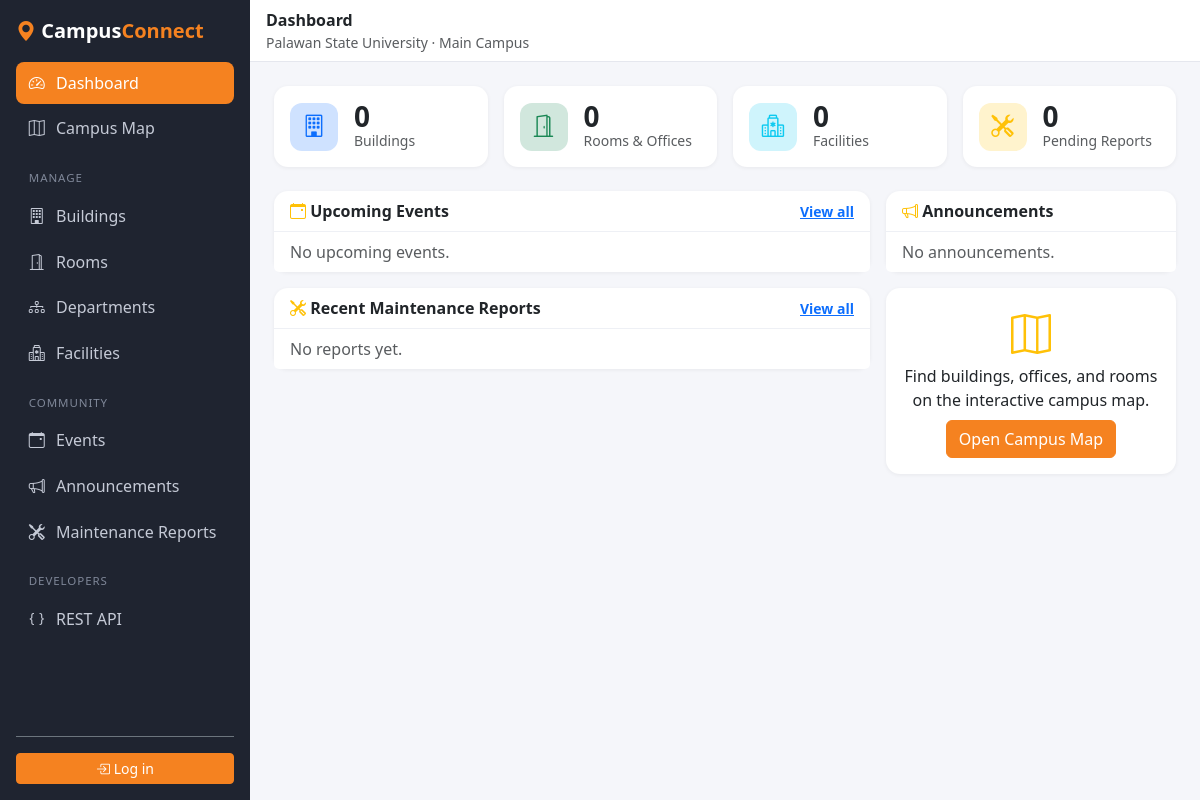
The app's page /, older data.
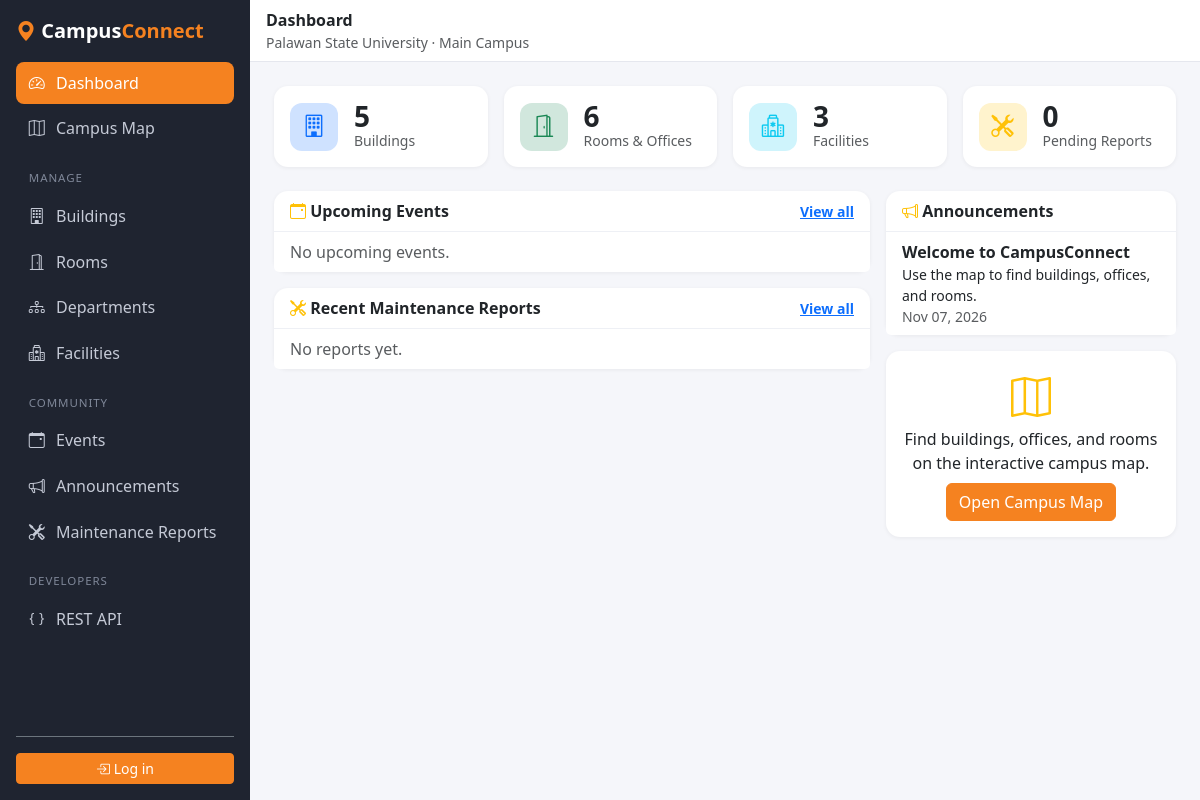
The same page, newer data.
### campus/models.py (models this page shows, shortened)
class Announcement(models.Model):
    title = models.CharField(max_length=150)
    body = models.TextField()
    posted_at = models.DateTimeField(auto_now_add=True)
    posted_by = models.ForeignKey(
        settings.AUTH_USER_MODEL, on_delete=models.SET_NULL, null=True, related_name='announcements',
    )
    class Meta:
        ordering = ['-posted_at']

### campus/dashboard.py (the view)
# urls.py: path('', dashboard.dashboard_view, name='dashboard'),
def dashboard_view(request):
    now = timezone.now()
    context = {
        'building_count': Building.objects.count(),
        'room_count': Room.objects.count(),
        'facility_count': Facility.objects.count(),
        'pending_reports': MaintenanceReport.objects.filter(status='pending').count(),
        'upcoming_events': (
            Event.objects.filter(date_end__gte=now)
            .select_related('building')[:5]
        ),
        'announcements': Announcement.objects.all()[:5],
        'recent_reports': (
            MaintenanceReport.objects
            .select_related('room', 'facility')[:5]
        ),
    }
    return render(request, 'campus/dashboard.html', context)

### campus/templates/campus/dashboard.html (shortened to what the changed rows need)
{% extends 'campus/base.html' %}
{% block content %}
<div class="row g-3 mb-4">
  <div class="col-6 col-xl-3">
    <div class="card stat-card"><div class="card-body d-flex align-items-center gap-3">
      <div><div class="fs-3 fw-bold lh-1">{{ building_count }}</div><div class="text-muted small">Buildings</div></div>
    </div></div>
  </div>
  <div class="col-6 col-xl-3">
    <div class="card stat-card"><div class="card-body d-flex align-items-center gap-3">
      <div><div class="fs-3 fw-bold lh-1">{{ room_count }}</div><div class="text-muted small">Rooms &amp; Offices</div></div>
    </div></div>
  </div>
  <div class="col-6 col-xl-3">
    <div class="card stat-card"><div class="card-body d-flex align-items-center gap-3">
      <div><div class="fs-3 fw-bold lh-1">{{ facility_count }}</div><div class="text-muted small">Facilities</div></div>
    </div></div>
  </div>
</div>
<div class="row g-3">
  <div class="col-lg-4">
    <div class="card mb-3">
      <ul class="list-group list-group-flush">
        {% for a in announcements %}
          <li class="list-group-item">
            <div class="fw-semibold">{{ a.title }}</div>
            <div class="small">{{ a.body|truncatechars:90 }}</div>
            <div class="text-muted small">{{ a.posted_at|date:"M d, Y" }}</div>
          </li>
        {% empty %}
          <li class="list-group-item text-muted">No announcements.</li>
        {% endfor %}
      </ul>
    </div>
  </div>
</div>
{% endblock %}

Row changes from the older to the newer data that the page shows:
added Announcement: title "Welcome to CampusConnect", body "Use the map to find buildings, offices, and rooms.", posted_at "Nov 07, 2026"
Text that changed along with them:
{{ building_count }}: "0" → "5"
{{ room_count }}: "0" → "6"
{{ facility_count }}: "0" → "3"
text no longer shown: "No announcements."
